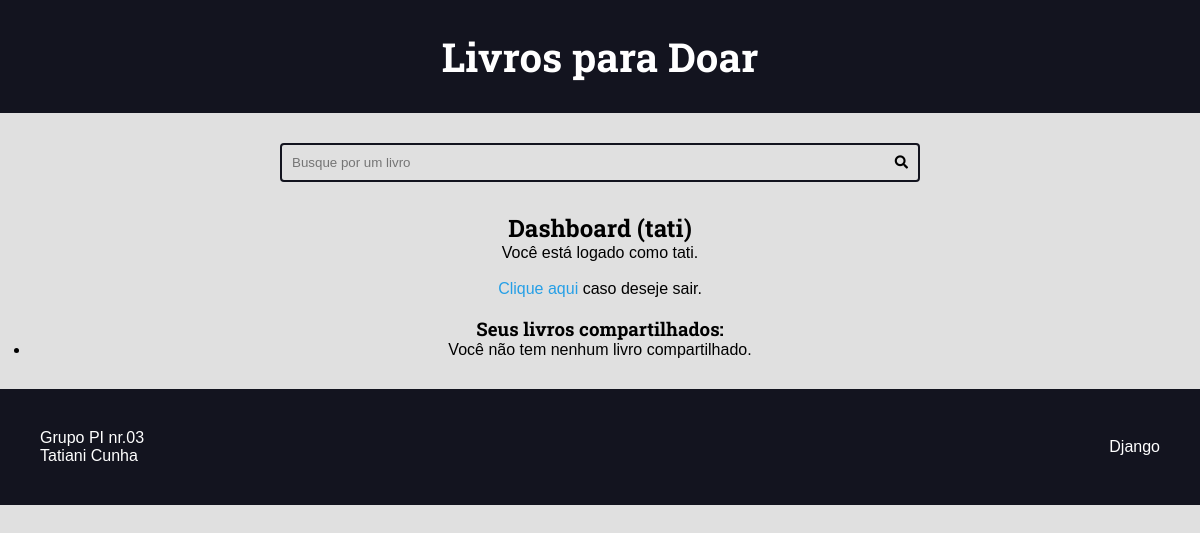
The page /authors/dashboard/ (signed in) on the database as committed earlier.
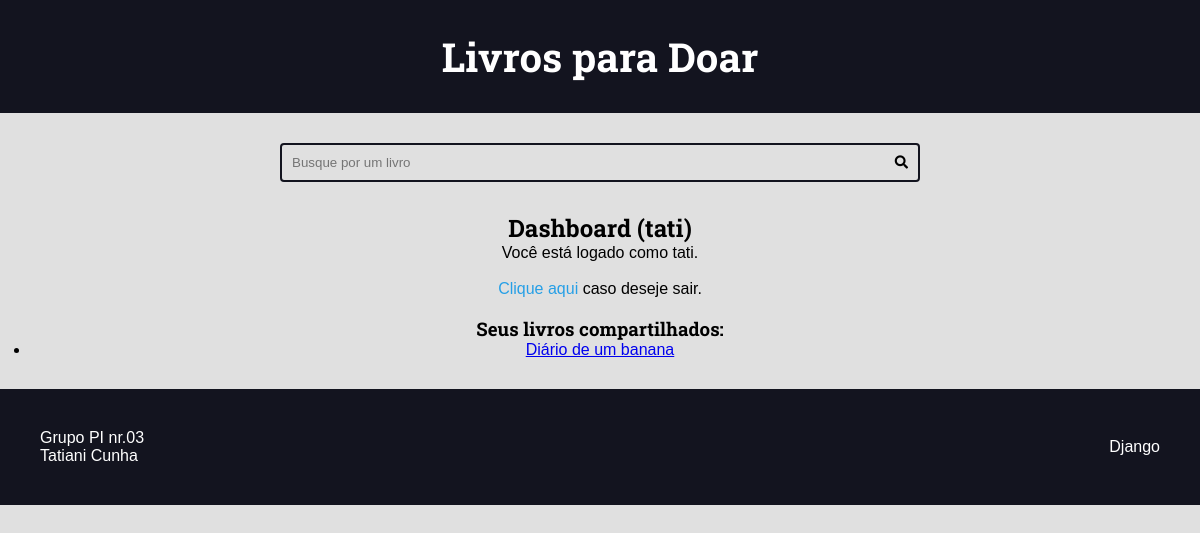
The same page on the database as committed later.
### books/models.py (models this page shows, shortened)
class Book(models.Model):
    CONSERVATION_CHOICES = (
        ("MN", "Muito Usado"),
        ("U", "Usado"),
        ("SN", "Semi-Novo"),
        ("N", "Novo"),
    )
    title = models.CharField(max_length=65)
    description = models.CharField(max_length=200)
    slug = models.SlugField(unique=True)
    book_author = models.CharField(max_length=65)
    publication_year = models.IntegerField()
    conservation_state = models.CharField(
        max_length=2, choices=CONSERVATION_CHOICES, blank=False, null=False
    )
    language = models.CharField(max_length=50)
    publishing_company = models.CharField(max_length=65)
    isbn = models.IntegerField()
    review = models.TextField()
    review_is_html = models.BooleanField(default=False)
    created_at = models.DateTimeField(auto_now_add=True)
    updated_at = models.DateTimeField(auto_now=True)
    is_published = models.BooleanField(default=False)
    phoneNumber = PhoneNumberField(unique=True, null=False, blank=False)
    email = models.EmailField(max_length=70, blank=True, unique=True)
    cover = models.ImageField(
        upload_to="books/covers/%Y/%m/%d/", blank=True, default=""
    )
    category = models.ForeignKey(
        Category, on_delete=models.SET_NULL, null=True, blank=True, default=None
    )
    author = models.ForeignKey(User, on_delete=models.SET_NULL, null=True)

### authors/views.py (the view)
# urls.py: path("dashboard/", views.dashboard, name="dashboard"),
@login_required(login_url="authors:login", redirect_field_name="next")
def dashboard(request):
    books = Book.objects.filter(is_published=False, author=request.user)
    return render(
        request,
        "authors/pages/dashboard.html",
        context={
            "books": books,
        },
    )

### authors/templates/authors/pages/dashboard.html (shortened to what this page needs)
{% extends 'global/base.html' %}
{% block content %}
  <div class="main-content center container">
    <h2>Dashboard ({{ user }})</h2>
    {% include 'authors/partials/login_message.html' %}
    <div class="authors-dashboard-container">
      <br>
      <h3>Seus livros compartilhados:</h3>
      <ul>
        {% for book in books %}
          <li>
            <a href="{% url 'authors:dashboard_book_edit' book.id %}">{{ book.title }}</a>
          </li>
        {% empty %}
          <li>
            <p>Você não tem nenhum livro compartilhado.</p>
          </li>
        {% endfor %}
      </ul>
    </div>
  </div>
  {% endblock content %}

### base_templates/global/base.html (shortened to what this page needs)
<!DOCTYPE html>
<html lang="pt-BR">
<head>
    {% include 'books/partials/head.html' %}
</head>
<body>
    {% include 'books/partials/header.html' %}
    {% include 'books/partials/search.html' %}
    <main class="main-content-container">
        {% block content %}{% endblock content %}
    </main>
    {% include 'books/partials/footer.html' %}
</body>
</html>

### books/templates/books/partials/head.html (shortened to what this page needs)
{% load static %}
    <link rel="stylesheet" href="https://cdnjs.cloudflare.com/ajax/libs/font-awesome/5.15.4/css/fontawesome.min.css"
 />
    <link rel="stylesheet" href="https://cdnjs.cloudflare.com/ajax/libs/font-awesome/5.15.4/css/brands.min.css"
 />
    <link rel="stylesheet" href="https://cdnjs.cloudflare.com/ajax/libs/font-awesome/5.15.4/css/solid.min.css"
 />
    <link rel="stylesheet" href="{% static 'books/css/styles.css' %}">
    <link rel="stylesheet" href="{% static 'global/css/styles.css' %}">

### books/templates/books/partials/header.html (shortened to what this page needs)
<header class="main-header-container">
    <div class="main-header container">
        <h1>
            <a class="main-logo" href="{% url 'books:home' %}">
                <span class="main-logo-text">Livros para Doar</span>
            </a>
        </h1>
    </div>
</header>

### books/templates/books/partials/search.html
<div class="search-container">
    <div class="container">
        <form action="{% url 'books:search' %}" method="GET" class="search-form">
            <input type="search" class="search-input" name="q" value="{{ search_term }}" required
            placeholder="Busque por um livro">
            <button type="submit" class="search-button"><i class="fas fa-search"></i></button>
        </form>
    </div>
</div>

### authors/templates/authors/partials/login_message.html (shortened to what this page needs)
{% if request.user.is_authenticated %}
    <div class="login-message">
      <p>Você está logado como {{ request.user.username }}.
        <br>
        <br>
      <form class="inline-form" action="{% url 'authors:logout' %}" method='POST'>
        <button class="plaintext-button" type="submit">Clique aqui</button>
      </form> caso deseje sair.
    </div>
    {% endif %}

### books/templates/books/partials/footer.html
<footer class="main-footer">
    <div class="developer">
      <a href="#" target="_blank" rel="noreferrer noopener">Grupo PI nr.03</a>
      <p>Tatiani Cunha</p>
    </div>
    <div class="powered">
      <a href="https://www.djangoproject.com/" target="_blank" rel="noreferrer noopener">Django</a>
    </div>
  </footer>

### books/static/books/css/styles.css (style rules this page uses)
:root { --color-primary: #269fe6; --color-primary-hover: #2086c2; --color-primary-dark: #13141f; --color-primary-dark-hover: #212336; --color-primary-light: #d4ecfa; --color-primary-light-hover: #bdd8e7; --color-white: #fff; --color-black: #000; --color-dark-text: #444; --color-info-light: #cce5ff; --color-debug-light: #cce5ff; --color-success-light: #d4edda; --color-alert-light: #fff3cd; --color-warning-light: #fff3cd; --color-error-light: #f8d7da; --color-info-dark: #4d86c4; --color-debug-dark: #4d86c4; --color-success-dark: #4a9c5d; --color-alert-dark: #927f40; --color-warning-dark: #927f40; --color-error-dark: #da525d; --color-gray-0: #f9f9f9; --color-gray-1: #e0e0e0; --color-gray-2: #c7c7c7; --color-gray-3: #aeaeae; --color-gray-4: #959595; --color-gray-5: #7d7d7d; --color-gray-6: #646464; --color-gray-7: #4b4b4b; --color-gray-8: #323232; --color-gray-9: #191919; --font-primary: sans-serif; --font-headings: 'Roboto Slab', serif; --spacing-gutter-medium: 3rem; --spacing-gutter-large: 4rem; }
* { padding: 0; margin: 0; box-sizing: border-box; }
html { font-size: 62.5%; }
body { font-size: 1.6rem; font-family: var(--font-primary); background: var(--color-gray-1); }
h1, h2, h3, h4, h5, h6 { font-family: var(--font-headings); }
.container { max-width: 144rem; margin: 0 auto; padding: var(--spacing-gutter-medium); }
.main-header-container { background: var(--color-primary-dark); }
.main-logo { font-size: 4rem; color: var(--color-white); text-decoration: none; display: flex; flex-flow: row nowrap; align-items: center; justify-content: center; width: fit-content; margin: 0 auto; }
.search-form { border: .2rem solid var(--color-primary-dark); max-width: 64rem; margin: 0 auto; border-radius: .4rem; position: relative; transition: all 300ms ease-in-out; }
.search-input, .search-button { border: none; background: none; outline: none; padding: 1rem; transition: all 300ms ease-in-out; }
.search-input { width: 100%; padding-right: 3rem; }
.search-button { position: absolute; top: 0; right: 0; }
.main-content { padding-top: 0; }
.main-footer { display: flex; align-items: center; justify-content: space-between; background: var(--color-primary-dark); color: var(--color-white); padding: var(--spacing-gutter-large); }
.main-footer a { color: var(--color-white); text-decoration: none; transition: all 300ms ease-in-out; }
.center { text-align: center; }
.inline-form { display: inline; font-size: 1.6rem; }
.plaintext-button { display: inline; border: none; background: none; cursor: pointer; color: var(--color-primary); font-size: 1.6rem; }

Rows that differ between the two databases and show on the page:
added Book: title "Diário de um banana"
Other text that changed with them:
text no longer shown: "Você não tem nenhum livro compartilhado."
